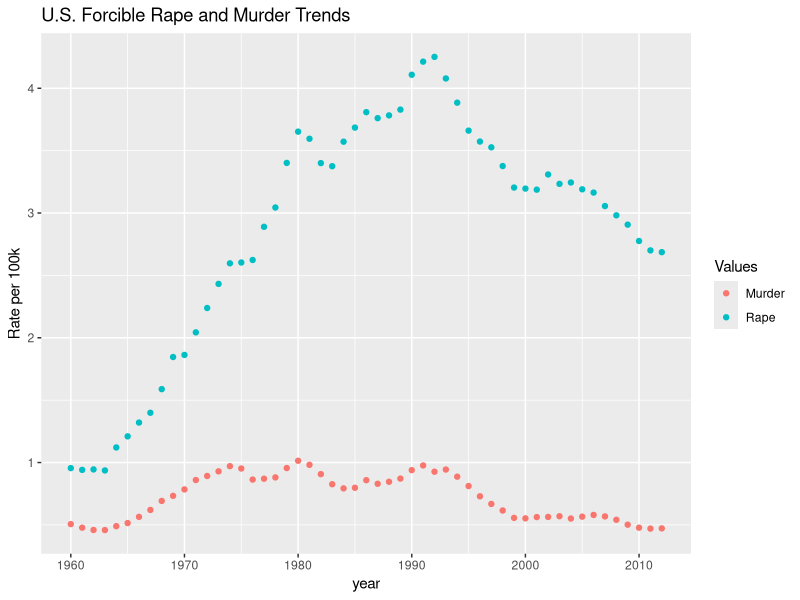
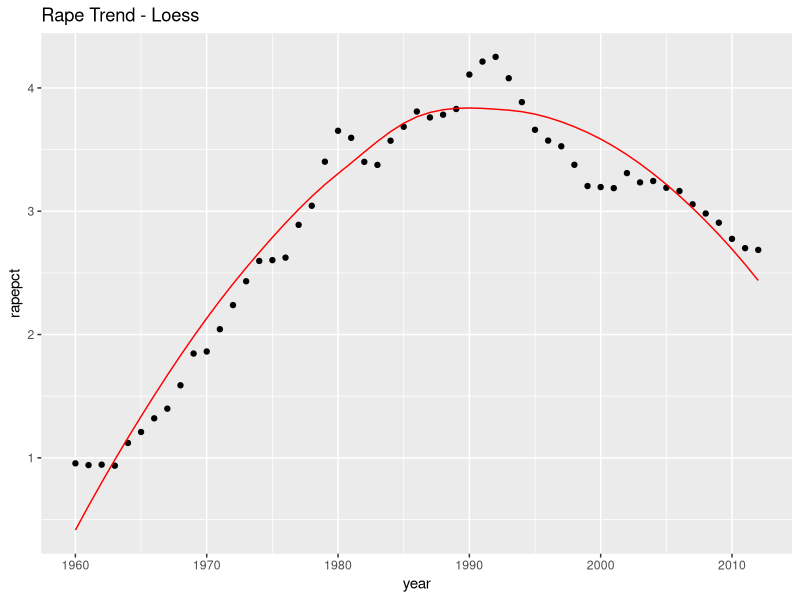
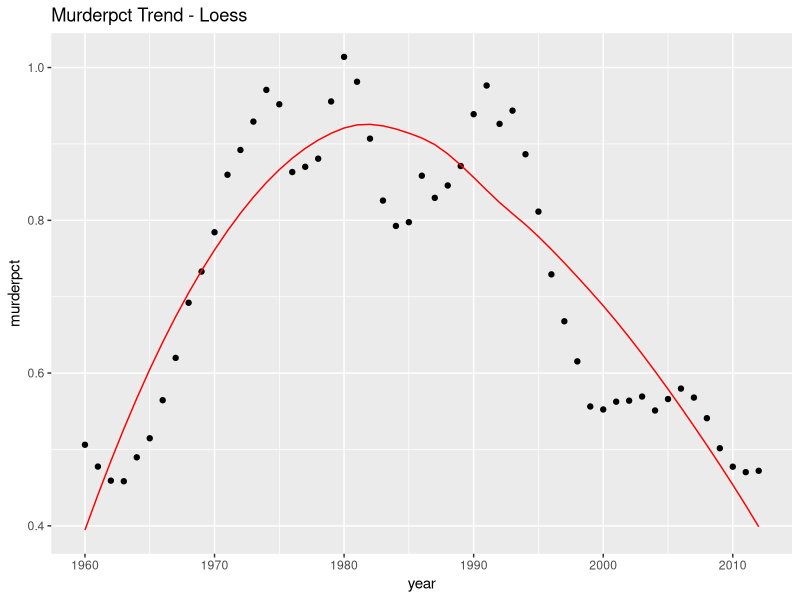
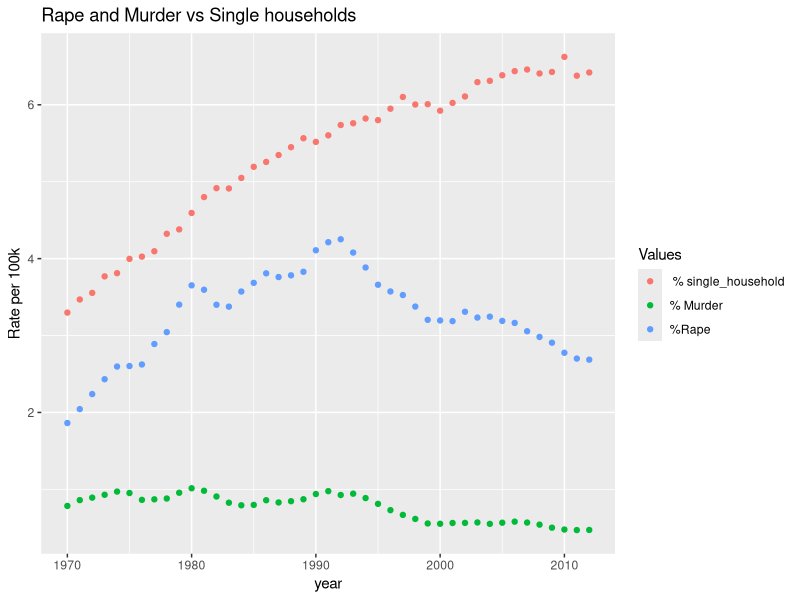
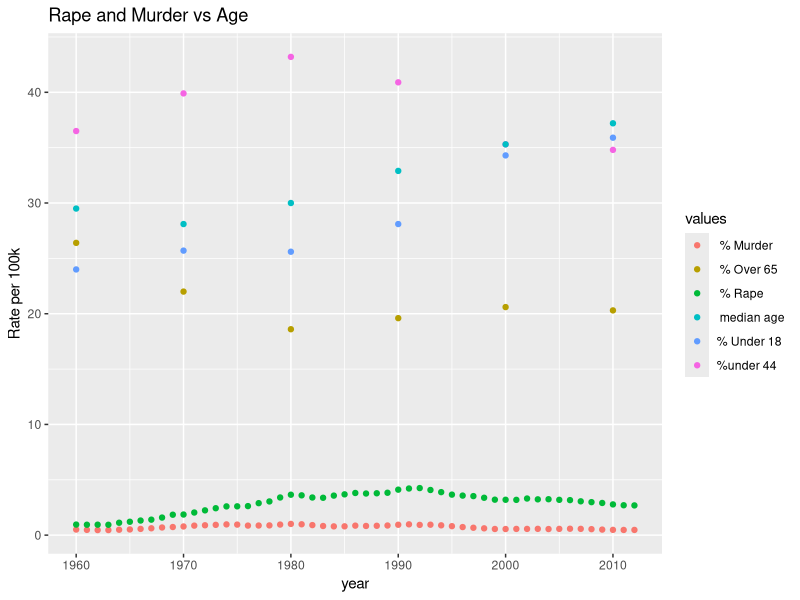
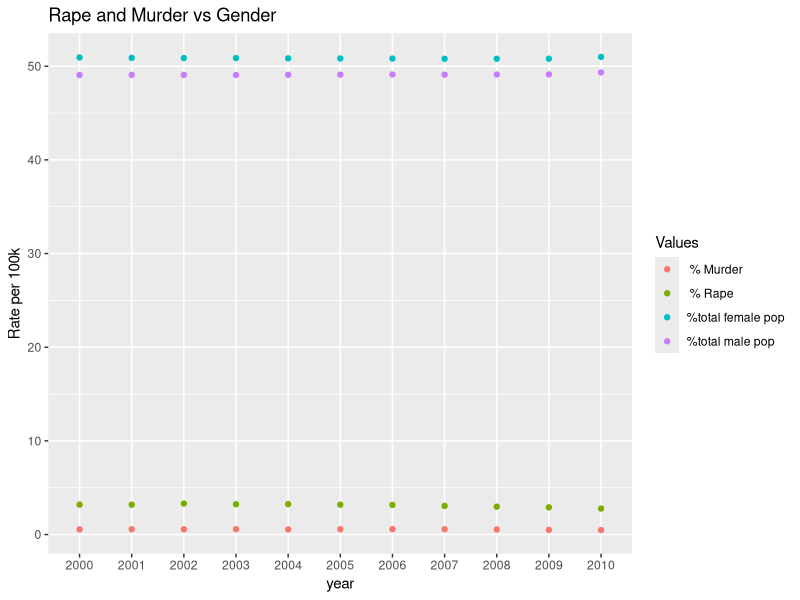
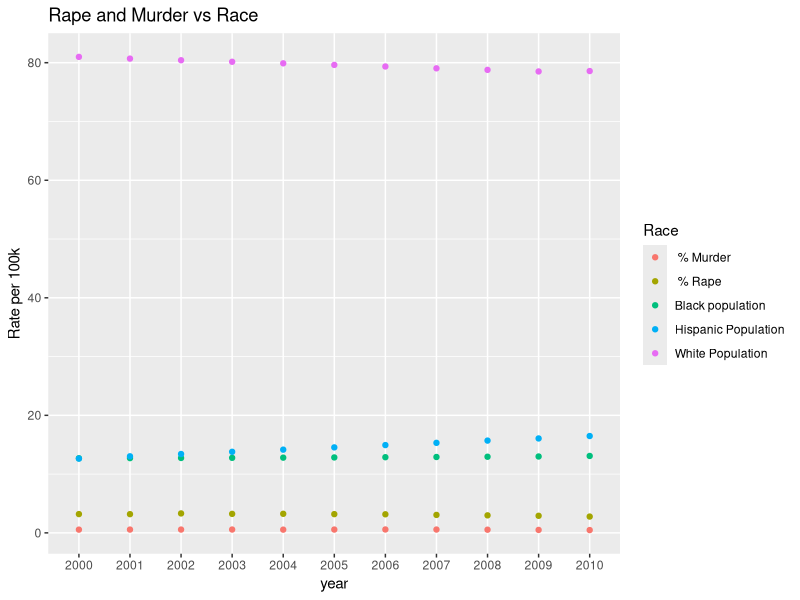
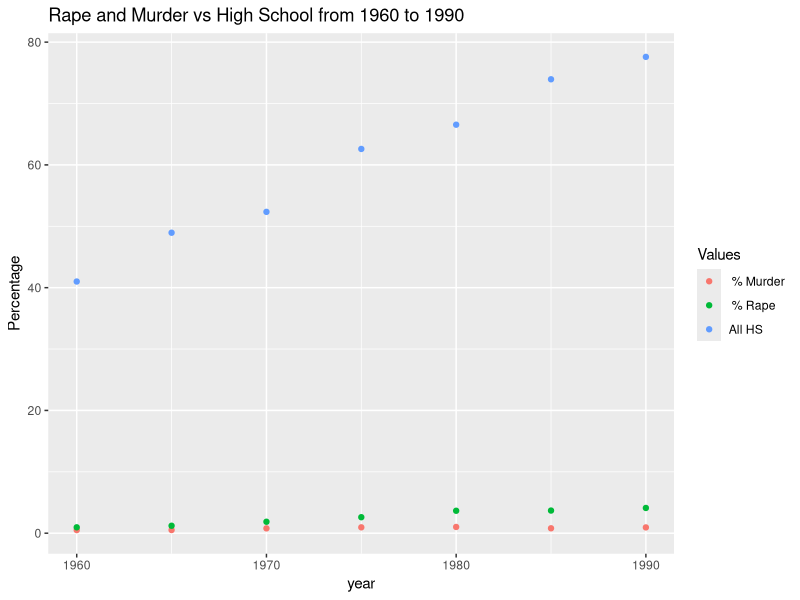

Generate these figures, in order, with R: (Note: this script raises an error after producing the figures.)
## ---- chunk 1
suppressMessages (library(dplyr))
library(tidyr) 
library(ggplot2)
library(readr)
library(broom)
library(knitr)
## ---- chunk 2
# Starting with a base table US national population data by year from 1900
uspop <- read.csv("us_national.csv")
uspop$year <- as.character(uspop$year)

# Add household data and select out key types that might we worth looking at
# years 1960 to 2014
UShousehold <- read.csv("Sources/12s0059-households.csv")
UShousehold$Type.of.unit <- as.character(UShousehold$Type.of.unit)
UShousehold$Type.of.unit[3:9] <- c("Household_white","Household_black","Household_hispanic","fam_household","couple_household","male_household","fem_household")
UShousehold_s <- UShousehold %>% slice(1:9) %>% select(-X1960) # eliminate gap
cols <- UShousehold_s$Type.of.unit
UShousehold_s <- as.data.frame(t(UShousehold_s[,-1]))
colnames(UShousehold_s) <- cols
UShousehold_s <- add_rownames(UShousehold_s, "year")
# UShousehold$year <- as.factor(UShousehold$year)
usnat <- uspop %>% left_join(UShousehold_s, by = 'year')

# Add income data for age, sex, and major ethnic groups in 2009 dollars
# years 1947 to 2009
USincome <- read.csv("Sources/12s0701-median-income-2009-dollars.csv")
USincome$X <- as.character(USincome$X)
cols <- USincome$X
USincome_s <- as.data.frame(t(USincome[,-1]))
colnames(USincome_s) <- cols
USincome_s <- add_rownames(USincome_s, "year")
usnat <- usnat %>% left_join(USincome_s, by = 'year')

# Educational attainment 1960 to 2010 for age, sex, major ethnicity
USedu <- read.csv("Sources/12s0230-education.csv")
USedu$year <- as.character(USedu$year)
usnat <- usnat %>% left_join(USedu, by = 'year')

# Ppulation subgroups by ethnicity and sex 2000 to 2010 
USbasic2010 <- read.csv("Sources/US-EST00INT-ALLDATA.csv")
USbasic2010 <- USbasic2010 %>% filter(AGE != '999' & MONTH != '4')
USbasic2010 <- USbasic2010[,-1]

USbasic2010sum <- USbasic2010 %>% group_by(YEAR) %>% summarise(tot_male = sum(TOT_MALE), tot_female = sum(TOT_FEMALE), white_male_pop = sum(WA_MALE),white_female_pop = sum(WA_FEMALE),black_male_pop = sum(BA_MALE),black_female_pop = sum(BA_FEMALE),hisp_male_pop = sum(H_MALE),hisp_female_pop = sum(H_FEMALE))


USbasic2010sum <- rename(USbasic2010sum, year = YEAR)
USbasic2010sum$year <- paste0("X",USbasic2010sum$year)
usnat <- usnat %>% left_join(USbasic2010sum, by = 'year')

# Adding homicide and rape data 1960 to 2012
UScrime <- read.csv("Sources/12s0306-tot_in_thousands_ofcrimetype1980-2009.csv")
UScrime<- UScrime %>% mutate (year1= year)
UScrime$year <- paste0("X",UScrime$year)
UScrime[2:6] <- UScrime[2:6] * 1000
usnat2 <- usnat %>% left_join(UScrime, by = 'year')

## ---- chunk 3

# Making a sub table of just specific data of interest to make the data easier to manipulate and show
# households was in 1000s, crimes in total numbers
rap_hom <- usnat2 %>% filter(year1 >= '1960' & year1 <= '2012')%>% mutate(murderpct = murder/residents*10000, rapepct = forcible_rape/residents*10000)

# Graph of murders and rape trend over the last few decade
rap_hom  %>% ggplot(aes(year1)) + geom_point(aes(y = murderpct, col = "Murder")) + geom_point(aes(y=rapepct, col="Rape")) + labs(title="U.S. Forcible Rape and Murder Trends", y = "Rate per 100k", col="Values", x="year")
## ---- chunk 4
# rape data
dat <- rap_hom %>% select(year, rapepct,murderpct)
dat$year1 <- seq(1960,2012)

# fitting line to rape data using loess to see about the trend
mod <- loess(rapepct~year1, degree=2, span = 1, data=dat)
loess_fit <- augment(mod)

dat %>% ggplot(aes(year1)) + geom_point(aes(y=rapepct)) + geom_line(aes(x=year1, y=.fitted), data=loess_fit, color="red") + labs(title="Rape Trend - Loess", x ="year")
## ---- chunk 5
# fitting line to murderpct data using loess to see about the trend
mod <- loess(murderpct~year1, degree=2, span = 1, data=dat)
loess_fit <- augment(mod)

dat %>% ggplot(aes(year1)) + geom_point(aes(y=murderpct)) + geom_line(aes(x=year1, y=.fitted), data=loess_fit, color="red") + labs(title="Murderpct Trend - Loess", x ="year")

## ---- chunk 6

#The graphs below only takes into account single households, male and female.
ushousehold <- rap_hom %>% mutate (single_householdpct =((male_household + fem_household)/residents)*100000)%>% mutate(housepct = (couple_household/residents)*100000) 

#ushousehold%>%filter(year1>=1970)%>%ggplot(aes(year1)) +geom_point( aes(y=housepct, color = "%couples households")) + geom_point(aes(y=rapepct, color = "%Rape")) +geom_point( aes(y=murderpct, color = "% Murder"))  +labs(title="Rape and Murder vs Couple households", y = "Rate per 100k", col="Values", x="year")

ushousehold%>%filter(year1>=1970)%>%ggplot(aes(year1)) + geom_point( aes(y=single_householdpct, color = " % single_household"))+ geom_point(aes(y=rapepct, color = "%Rape")) +geom_point( aes(y=murderpct, color = "% Murder"))  +labs(title="Rape and Murder vs Single households", y = "Rate per 100k", col="Values", x="year")

#ggplot(ushousehold, aes(x=single_householdpct, y=rapepct)) + geom_point( aes(color=year1 ,size=residents))+labs(title="U.S. Rape Trends in single household", y = "Rape percentage")

#ggplot(ushousehold, aes(x=year1, y=murderpct)) + geom_point( aes(single_householdpct)) +labs(title="U.S. Murder Trends in single household", y = "Murder percentage")

#The graphs below only takes into account couple households, male and female.
#ushousehold <- ushousehold %>% mutate(housepct = (couple_household/residents)*10000) 

#ggplot(ushousehold, aes(x=housepct, y=rapepct)) + geom_point( aes(color=year1 , size=residents)) +labs(title="U.S. Rape Trends in Couple household", y = "Rape percentage")

#ggplot(ushousehold, aes(x=housepct, y=murderpct)) + geom_point( aes(color=year1 , size=residents)) +labs(title="U.S. Murder Trends in Couple household", y = "Murder percentage")

## ---- chunk 7

year1 <- seq(1960,2010, 10)
under18 <- c(24.0,25.7,25.6,28.1,34.3,35.9)
under44 <- c(36.5,39.9,43.2,40.9,35.3,34.8)
over65 <- c(26.4,22.0,18.6,19.6,20.6,20.3)
median <- c(29.5,28.1,30.0, 32.9,35.3,37.2)
hist_pop <- data.frame(year1,under18,under44,over65,median)
kable(hist_pop)

## Plotting it against the rape curve
age<-ushousehold%>% left_join(hist_pop) 

age%>%ggplot(aes(year1)) + geom_point(aes(y=under44, color = "%under 44"))  + geom_point(aes(y=under18, color = "% Under 18"))  +  geom_point(aes(y=over65, color = " % Over 65"))  +  geom_point(aes(y=median, color = " median age"))  +
geom_point(aes(y=murderpct, color = " % Murder"))+ geom_point(aes(y = rapepct,color=" % Rape ")) +labs(title="Rape and Murder vs Age", y = "Rate per 100k", x="year", col="values")

## ---- chunk 8
#y<-ushousehold%>%select(tot_male, residents,year1)%>% mutate(tot_male = tot_male/residents*100)%>% filter(year1>=2000)%>%mutate(key="tot_male")
#x<-ushousehold%>%select(tot_female,residents,year1)%>% mutate(tot_female = tot_female/residents*100)%>% filter(year1>=2000)%>%mutate(key="tot_female")
#m<-ushousehold%>%filter(year1>=2000)%>%select(murderpct,rapepct,year1)

#xy<-full_join(y,x)
#xy<-full_join(xy,m)

#%>%filter(year1>=2000 & year1<=2010)
gender<-ushousehold%>%select(tot_male,tot_female,murderpct,rapepct,residents,year1)%>% mutate(tot_male = tot_male/residents*100)%>% mutate(tot_female = tot_female/residents*100)%>%filter(year1>=2000 & year1<=2010)
gender$year1 <- as.character(gender$year1)

gender%>%ggplot(aes(year1)) + geom_point(aes(y=tot_male, color = "%total male pop"))  + geom_point(aes(y=tot_female, color = "%total female pop"))  +
geom_point(aes(y=murderpct, color = " % Murder"))+ geom_point(aes(y = rapepct,color=" % Rape ")) +labs(title="Rape and Murder vs Gender", y = "Rate per 100k", x="year", col="Values")

#ggplot(xy, aes(year1,total,group=key,color=key, col=key)) + geom_point(aes(y=murderpct)) 
#ggplot(xy, aes(year1,group=key,col=key))+ geom_point(aes(y=total))+  geom_point(aes(y=rapepct, color= 'Rape')) +labs(title="U.S. Gender Trends vs murder", y = "Rate per 100000", x= "year")

#ushousehold%>% mutate(total = tot_male/residents*10000)%>%filter(year1>=2000)%>%ggplot(aes(total, murderpct)) + geom_point(aes(color=year1, size=residents))+labs(title="U.S. Gender Trends vs murder", x = "Male Rate per 100000", y= "Murder percentage")

#ushousehold%>% mutate(total = tot_female/residents*10000)%>%filter(year1>=2000)%>%ggplot(aes(total, murderpct)) + geom_point(aes(color=year1, size=residents))+labs(title="U.S. Gender Trends vs murder", x = "Female Rate per 100000", y= "Murder percentage")


#ushousehold%>% mutate(total1 = tot_female/residents*10000)%>% mutate(total = tot_male/residents*10000)%>%filter(year1>=2000)%>%ggplot(aes(y=murderpct)) + geom_point(aes(x=total1, col="female"))+ geom_point(aes(x=total, col="male"))+labs(title="U.S. Gender Trends vs murder", x = "Rate per 100000", y= "Murder percentage")

#ushousehold%>% mutate(total1 = tot_female/residents*10000)%>% mutate(total = tot_male/residents*10000)%>%filter(year1>=2000)%>%ggplot(aes(y=rapepct)) + geom_point(aes(x=total1, col="female"))+ geom_point(aes(x=total, col="male"))+labs(title="U.S. Gender Trends vs Rape", x = "Rate per 100000", y= "Rape percentage")


# Graph of murders and rape trend over the last few decade
# ushousehold%>%filter(year1>=2000)%>% ggplot(aes(year1))+ geom_point(aes(y=murderpct, col="murder")) + geom_point(aes(y=tot_male, col="male")) + geom_point(aes(y=tot_female, col="female")) + labs(title="U.S. Murder Trends vs Gender", y = "Rate per 100000", x= "year", col="values")


# ushousehold  %>% ggplot(aes(year1, residents))+ geom_point(aes(y=forcible_rape, col="forcible_rape")) + geom_point(aes(y=tot_male, col="male")) +geom_point(aes(y=murder, col="murder")) + geom_point(aes(y=tot_female, col="female")) + labs(title="U.S. Rape Trends vs Gender", y = "Rate per 100000", x= "year", col="values")
## ---- chunk 9

race<-ushousehold%>%mutate(white_pop= ((white_male_pop+ white_female_pop)/residents*100)) %>%mutate(black_pop= (black_male_pop+ black_female_pop)/residents*100) %>%mutate(hisp_pop= (hisp_male_pop+ hisp_female_pop)/residents*100)

 
race<-race%>%filter(year1>=2000 & year1<=2010) 
race$year1 <- as.character(race$year1)

race%>%ggplot(aes(year1)) + geom_point(aes(y=white_pop, col="White Population")) + geom_point(aes(y=black_pop, col="Black population")) + geom_point(aes(y=hisp_pop, col="Hispanic Population")) + geom_point(aes(y=murderpct, color = " % Murder"))+ geom_point(aes(y = rapepct,color=" % Rape "))+ labs(title="Rape and Murder vs Race", y="Rate per 100k", col="Race", x= "year")
## ---- chunk 10

Edu <- rap_hom%>%mutate(hs=(hs.all.male+ hs.all.female)/2)%>%mutate(coll=(col.all.male+ col.all.female)/2)%>%filter(coll!=is.nan(coll))
 
#Edu  %>% ggplot(aes(year1)) + geom_point(aes(y=hs.all.male, col="All Males HS")) + geom_point(aes(y=hs.all.female, col="All Females HS")) + geom_point(aes(y=col.all.male, col="All Males College")) + geom_point(aes(y=col.all.female, col="All Females College")) + labs(title="High School and College - All Males vs All Females", y="Percent Completion", col="Education", x= "year")


Edu%>% filter(year1>=1960 & year1<=1990)%>% ggplot(aes(year1)) + geom_point(aes(y=hs,  col='All HS')) +geom_point(aes(y=murderpct, color = " % Murder"))+ geom_point(aes(y = rapepct,color=" % Rape "))+ labs(title="Rape and Murder vs High School from 1960 to 1990", y="Percentage", col="Values", x= "year")

Edu<-Edu%>% filter(year1>=2000 & year1<= 2010)
Edu$year1 <- as.character(Edu$year1)

Edu%>% ggplot(aes(year1)) + geom_point(aes(y=hs,  col='All HS')) +geom_point(aes(y=murderpct, color = " % Murder"))+ geom_point(aes(y = rapepct,color=" % Rape "))+ labs(title="Rape and Murder vs High School from 2000 to 2010", y="Percentage", col="Values", x= "year")

#ggplot(Edu, aes(x=hs, y=murderpct)) + geom_point( aes(color=year1 , size=residents)) +labs(title="U.S. Murder Trends in Highschool percentage completition", y = "Murder percentage")

#ggplot(Edu, aes(x=hs, y=rapepct)) + geom_point( aes(color=year1 , size=residents)) +labs(title="U.S. Rape Trends in Highschool percentage completition", y = "Rape percentage") 

#ggplot(Edu, aes(rapepct)) + geom_point(aes(y=hs,  col='All  HS'))+ geom_point(aes(y=coll,  col="All College")) +labs(title="U.S. Rape Trends in Highschool percentage completition", y = "Education") 

#ggplot(Edu, aes(murderpct)) + geom_point(aes(y=hs,  col='All HS'))+ geom_point(aes(y=coll,  col="All College")) +labs(title="U.S. Murder Trends in Highschool percentage completition", y = "Education", x= "Murder Percantage") 


## ---- chunk 11
ushousehold%>% ggplot(aes(year1)) + geom_point(aes(y=inc_median_all_male, col="Male")) + geom_point(aes(y=inc_median_all_female, col="Female"))+labs(title="U.S. Income Men vs Female", y = "USD", x= "year", col="values")
 
income<-rap_hom%>%mutate(total_income=(inc_median_all_male+inc_median_all_female)/2)%>%mutate(total_incomepct=((inc_median_all_male+inc_median_all_female)/residents*100000))

income%>% ggplot(aes(year1)) + geom_point(aes(y=total_incomepct,  col='% Total median income')) +geom_point(aes(y=murderpct, color = " % Murder"))+ geom_point(aes(y = rapepct,color=" % Rape "))+ labs(title="Rape and Murder vs Total median income", y="Rate per 100k", col="Values", x= "year")

 
#ggplot(income, aes(x=total_income, y=murderpct)) + geom_point( aes(color=year1 , size=residents)) +labs(title="U.S. Murder Trends in total median income", y = "Murder percentage")

#ggplot(income, aes(x=total_income, y=rapepct)) + geom_point( aes(color=year1 , size=residents))+labs(title="U.S. Rape Trends in total median income", y = "Rape percentage")

## ---- chunk 12
ushousehold %>% ggplot(aes(year1))+ geom_point(aes(y=forcible_rape, col="forcible_rape")) +geom_point(aes(y=murder, col="murder")) + geom_point(aes(y=residents/100000, col="population")) + labs(title="U.S. Population, Rape and Homocide", y = "Rate per 100k", x= "year", col="values")
## ---- chunk 13

# Making a sub table of just specific data of interest to make the data easier to manipulate and show
# households was in 1000s, crimes in total numbers
usnat_sub <- usnat2 %>% filter(year >= 'X1960' & year <= 'X2012') %>% mutate(murderpct = murder/residents*1000, rapepct = forcible_rape/residents*1000, housepct = (couple_household/residents)*1000) 


# Graph of murders and rape trend over the last few decade
#usnat_sub  %>% ggplot(aes(year))  + geom_point(aes(y=housepct, col="couples")) + geom_point(aes(y=inc_median_all_male/10000, col="income")) + geom_point(aes(y = murderpct, col = "Murder"))+ labs(title="U.S. Murder Trends", y = "Rate per 100000", col="values")

